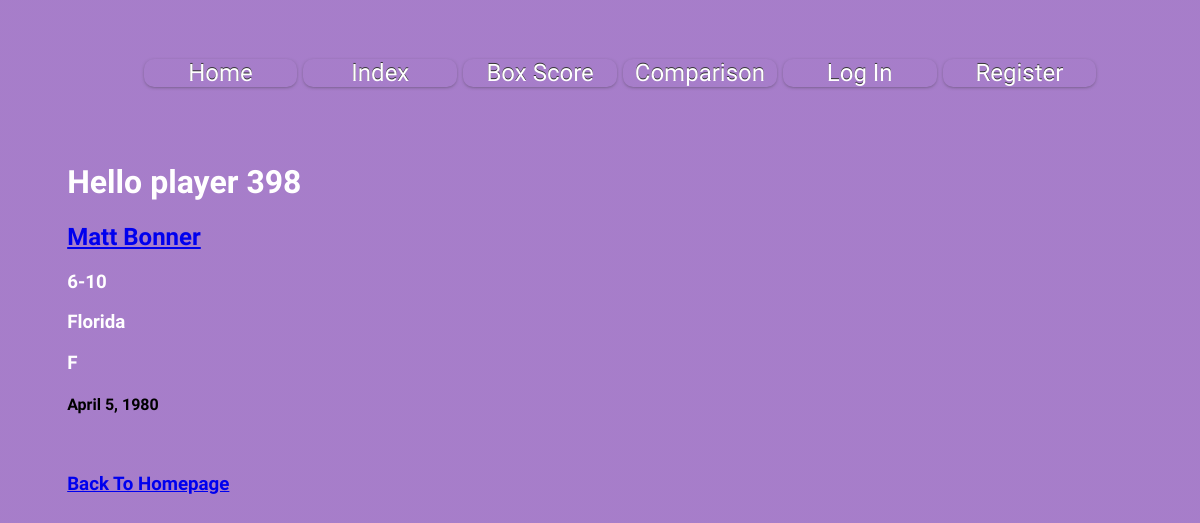
The page /players/398 on the database as committed earlier.
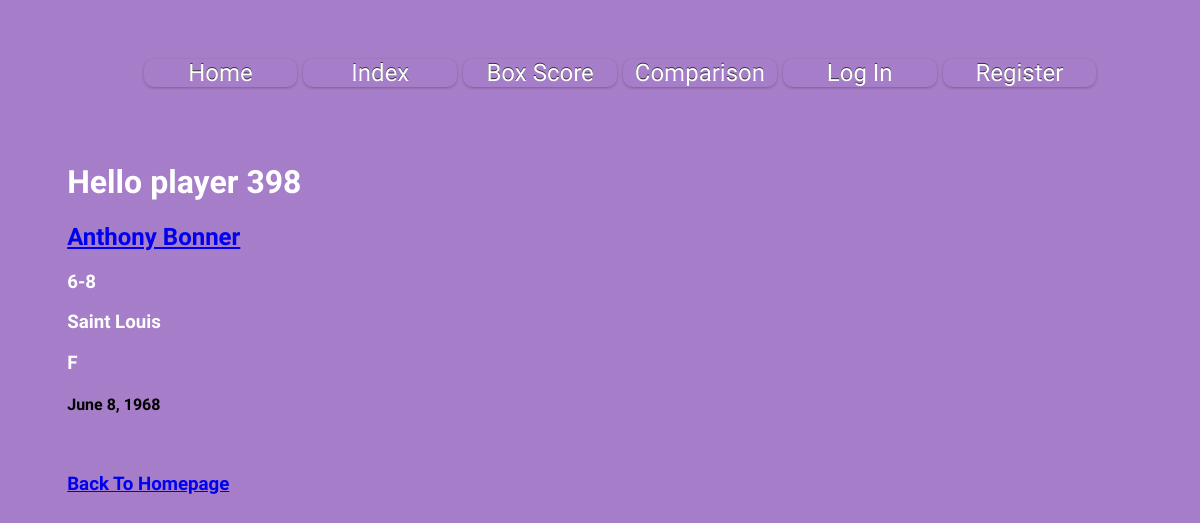
The same page on the database as committed later.
### myapp/models.py (models this page shows)
class Playersinfo(models.Model):
    id = models.AutoField(db_column='ID', primary_key=True, blank=True)  # Field name made lowercase.
    player_id = models.TextField(db_column='Player_id', blank=True, null=True)  # Field name made lowercase.
    name = models.TextField(db_column='Name', blank=True, null=True)  # Field name made lowercase.
    position = models.TextField(db_column='Position', blank=True, null=True)  # Field name made lowercase.
    height = models.FloatField(db_column='Height', blank=True, null=True)  # Field name made lowercase.
    birthdate = models.TextField(db_column='Birthdate', blank=True, null=True)  # Field name made lowercase.
    college = models.TextField(db_column='College', blank=True, null=True)  # Field name made lowercase.
    url = models.TextField(db_column='Url', blank=True, null=True)  # Field name made lowercase.
    class Meta:
        managed = False
        db_table = 'playersInfo'

### myapp/views.py (the view)
# urls.py: path('players/<int:player_id>', views.player, name='player'),
def player(request, player_id):
    player = get_object_or_404(Playersinfo, pk = player_id)
    player_id = player_id
    return render(request, 'player.html', {'player_id': player_id, 'player': player})

### Templates/player.html (shortened to what this page needs)
{% extends 'base.html' %}
{% block content %}
<h1>Hello player {{player_id}}</h1>
<h2><a href="https://www.basketball-reference.com{{player.url}}">{{player.name}}</a></h2>
<h3>{{player.height}}</h3>
<h3>{{player.college}}</h3>
<h3>{{player.position}}</h3>
<h4>{{player.birthdate}}</h4>
<h3><a href="{% url 'home' %}">Back To Homepage</a></h3>
{% endblock %}

### Templates/base.html (shortened to what this page needs)
{% load static %}
<!DOCTYPE html>
<html lang="en" dir="ltr">
  <head>
    <link rel="stylesheet" type="text/css" href="{% static 'myapp/style.css' %}">
  </head>
  <body>
    <div class="main_div">
      <ul class = "nav">
        <li><a href="/">Home</a></li>
        <li><a href="/index/a">Index</a></li>
        <li><a href="/boxscore">Box Score</a></li>
        <li><a href="/comparison">Comparison</a></li>
        {% if user.is_authenticated %}
        <li><a href="/accounts/logout">Log Out</a></li>
        <li><a href="/accounts/profile">Profile</a></li>
        {% else %}
        <li><a href="/accounts/login">Log In</a></li>
        <li><a href="/accounts/register">Register</a></li>
        {% endif %}
      </ul>
      {% block content %}
      {% endblock %}
    </div>
  </body>
</html>

### myapp/Static/myapp/style.css (style rules this page uses)
body { background: linear-gradient( rgba(94, 19, 158,.55), rgba(94, 19, 158,.55) ), url(https://sportshub.cbsistatic.com/i/r/2020/05/12/aa3d9c1b-5ecc-4d16-94de-534bd802f6c4/thumbnail/1200x675/662f1450fbba89c876f4dd0e989e6858/bestnbaplayercover.png) no-repeat center center fixed; -webkit-background-size: cover; -moz-background-size: cover; -o-background-size: cover; background-size: cover; font-family: 'Barlow Condensed', sans-serif; }
.main_div { margin: 5%; }
.nav { text-align: center; height: 10vh; font-size: 3vh; }
.nav li { background-image: linear-gradient(blue,rgb(52, 19, 158),0.3); font-weight: 100; color: white; display: inline-block; width: 15%; margin: auto; border-radius: 10px; box-shadow: 0px 1px 4px -2px #333; }
.nav li a { color: white; text-decoration: none; text-shadow: 0px -1px #333; }
h1 { color:white; }
h3 { color: white; }
h2 { color: white; }
ul { list-style: none; }

Rows that differ between the two databases and show on the page:
changed Playersinfo: name "Matt Bonner" → "Anthony Bonner"; height "6-10" → "6-8"; college "Florida" → "Saint Louis"; birthdate "April 5, 1980" → "June 8, 1968"
